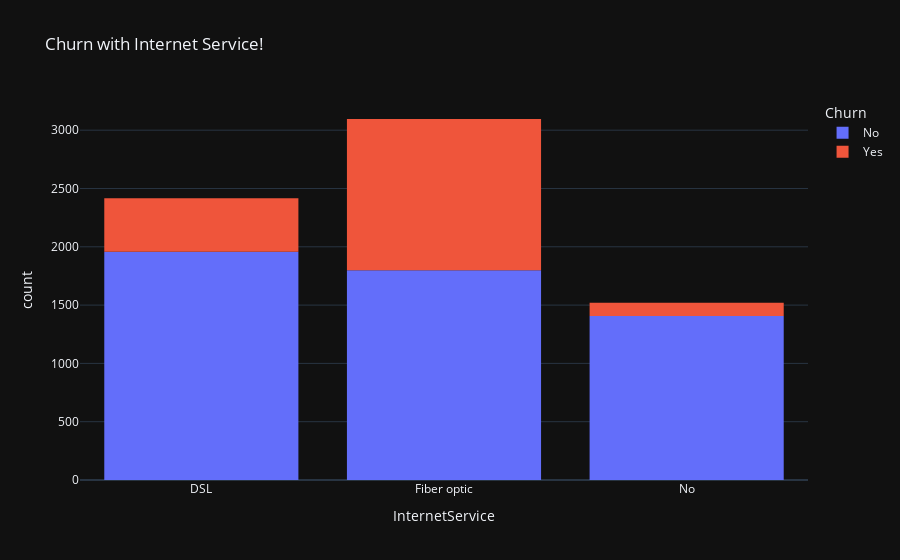

The cell this chart's notebook holds for it:
### Markdown cell above
#### By looking toughly at this, we can conclude that :

- Proportionally **Senior citizen** are more likely to churnn
- Almost half of **single customers** are Churned in the datan
- customers that have **no dependents** are more likely to churn.
- Customers most likely to churn have tenure b/w **0-5 months**. 
- Customers **without phone service** churn more!
- **No Phone service** customers churn more.
  
  That says customers with following services probably not churn:
    - Multiple Lines, online security, online backup, Device protection, Tech support streaming movies etc.
- We can see customers with **DSL** services are more likely to churn, this shows dissatisfaction!?
- Also customers with month-to-month contract mostly churn! We should focus on them more!

- Also customers with Paperless billing churn more (as it seems easy!)
- Customers having **Electronic check** as payment method churn more
- Also customers whose monthly charges go above 70 dollars, they churn more!
- But in contrast, customers with low TotalCharges churn more?! (As they are not so involved and churn is easy!)


#### Let's see more on important columns that greatly affect Customer Churn.

### Code cell
px.histogram(
    clean_data, x="InternetService", color="Churn", title="Churn with Internet Service!"
)

### Figure 1 — Plotly figure (JSON) as saved in the notebook; plotly's stock layout.template omitted (floating-point values rounded to 4 significant figures; data arrays with more than 128 entries replaced by an {"elided": "..."} marker saying what was removed)
{"data": [{"alignmentgroup": "True", "bingroup": "x", "hovertemplate": "Churn=No<br>InternetService=%{x}<br>count=%{y}<extra></extra>", "legendgroup": "No", "marker": {"color": "#636efa", "pattern": {"shape": ""}}, "name": "No", "offsetgroup": "No", "orientation": "v", "showlegend": true, "type": "histogram", "x": {"elided": "5163 str values"}, "xaxis": "x", "yaxis": "y"}, {"alignmentgroup": "True", "bingroup": "x", "hovertemplate": "Churn=Yes<br>InternetService=%{x}<br>count=%{y}<extra></extra>", "legendgroup": "Yes", "marker": {"color": "#EF553B", "pattern": {"shape": ""}}, "name": "Yes", "offsetgroup": "Yes", "orientation": "v", "showlegend": true, "type": "histogram", "x": {"elided": "1869 str values"}, "xaxis": "x", "yaxis": "y"}], "layout": {"barmode": "relative", "legend": {"title": {"text": "Churn"}, "tracegroupgap": 0}, "title": {"text": "Churn with Internet Service!"}, "xaxis": {"anchor": "y", "domain": [0, 1], "title": {"text": "InternetService"}}, "yaxis": {"anchor": "x", "domain": [0, 1], "title": {"text": "count"}}}}
